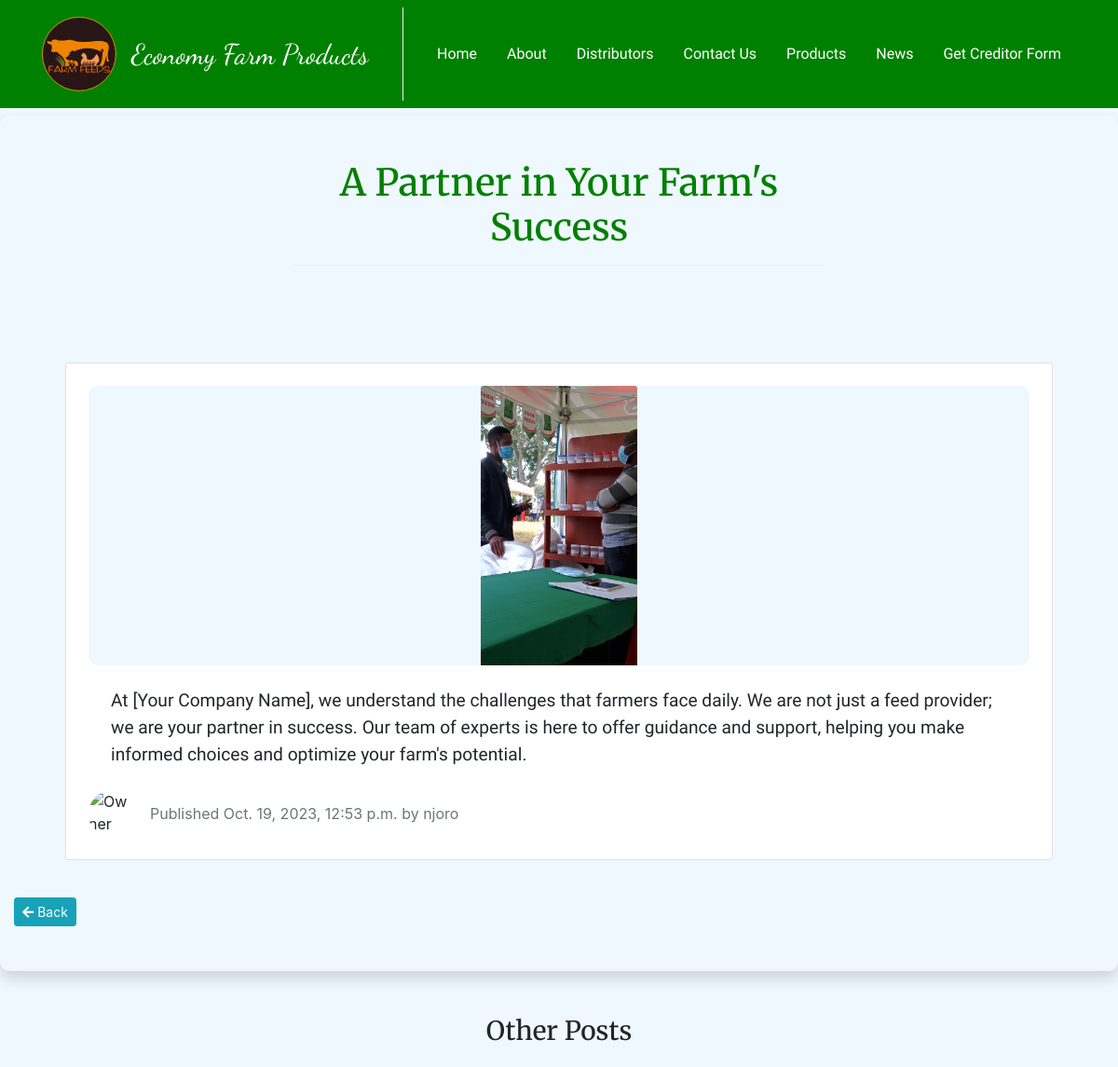
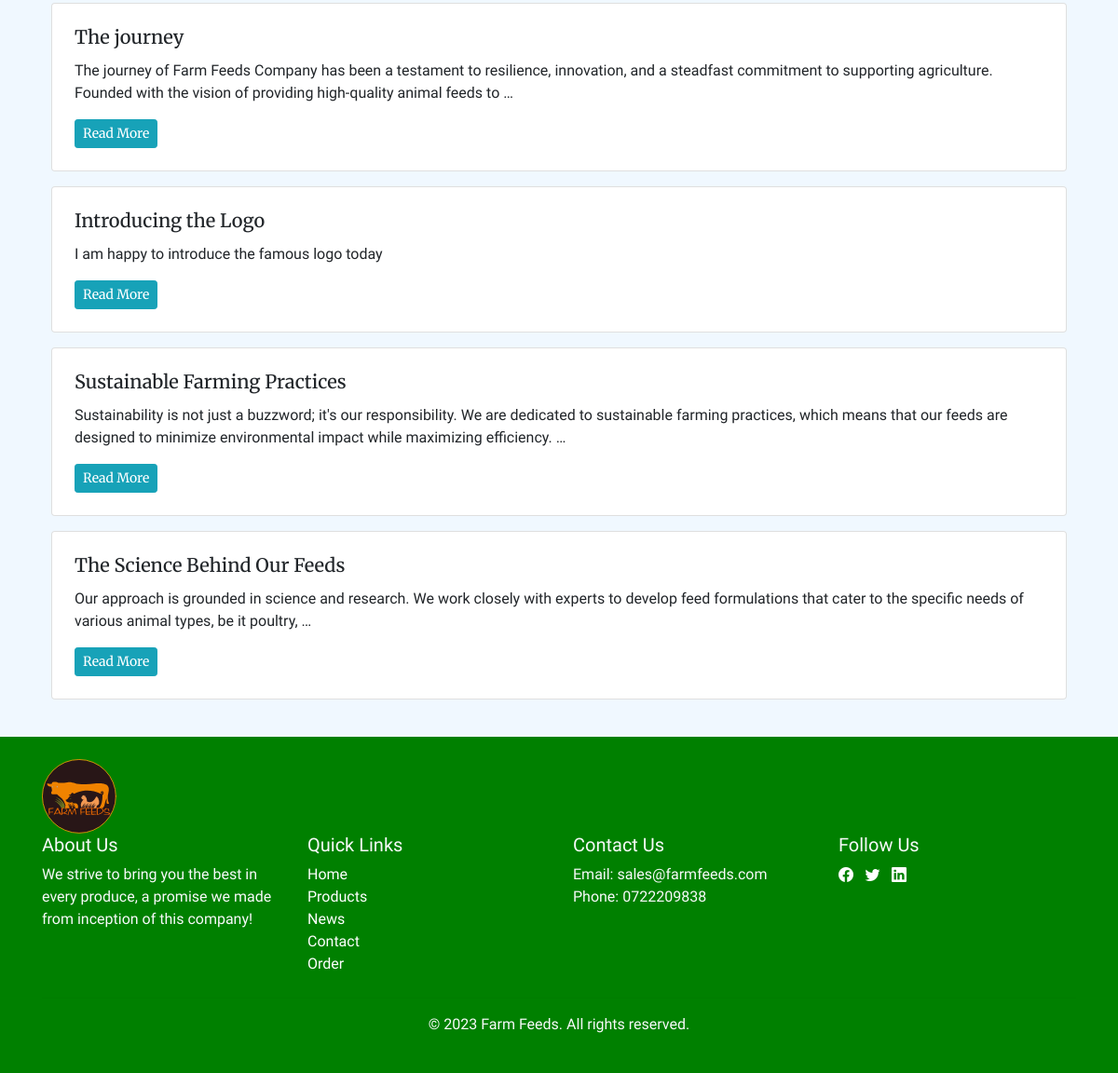
The page /blog/2023/10/19/a-partner-in-your-farms-success/ on the database its author committed (2 pictures, top to bottom).
### blog/models.py (models this page shows, shortened)
class Post(models.Model):
    STATUS_CHOICES = (
    ('draft', 'Draft'),
    ('published', 'Published'),
)
    image = models.ImageField(upload_to='blogspics/%y/%m/%d', blank=True)
    title = models.CharField(max_length=250)
    slug = models.SlugField(max_length=250,unique_for_date='publish')
    author = models.ForeignKey(User,on_delete=models.CASCADE,related_name='blog_posts')
    body = models.TextField()
    publish = models.DateTimeField(default=timezone.now)
    created = models.DateTimeField(auto_now_add=True)
    updated = models.DateTimeField(auto_now=True)
    status = models.CharField(max_length=10,choices=STATUS_CHOICES,default='draft')
    video = models.FileField(upload_to='blog_videos/', null=True, blank=True)
    class Meta:
        ordering = ('-publish',)
    def get_absolute_url(self):
        return reverse('blog:post_detail',args=[self.publish.year,self.publish.month,self.publish.day, self.slug])

### blog/views.py (the view)
# urls.py: path('<int:year>/<int:month>/<int:day>/<slug:post>/',views.post_detail,name='post_detail'),
def post_detail(request, year, month, day, post):
    post = get_object_or_404(Post, slug=post, status='published',
                             publish__year=year, publish__month=month, publish__day=day)
    '''get all post excpt the current post'''
    related_posts = Post.objects.all().exclude(id=post.id)[:4]
    return render(request, 'blog/post/detail.html', {'post': post, 'related_posts': related_posts})

### cart/context_processors.py (called while the page is built)
def cart(request):
    return {'cart': Cart(request)}

### blog/templates/blog/post/detail.html (shortened to what this page needs)
{% extends 'shop/base.html' %}
{% block content %}
  <div class="container-fluid py-4 py-xl-5 shadow shadow-2 my-2" style="background-color: aliceblue; border-radius: 10px">
    <div class="row mb-5">
      <div class="col-md-8 col-xl-6 text-center mx-auto">
        <h2 class="animate__animated animate__bounce" style="font-family: merriweather; font-size: 40px; color: green;">{{ post.title }}</h2>
        <hr />
      </div>
    </div>
    <div class="row gy-4 row-cols-1 row-cols-md-2 row-cols-xl-3 m-4">
      <div class="col">
        {% if post.image %}
          <div class="card m-3">
            <div class="card-body p-4">
              <div class="text-center" style="background-color: aliceblue; border-radius: 10px; overflow: hidden;">
                <img class="card-img-top d-block mx-auto fit-cover" style="max-height: 300px; width: auto;" src="{{ post.image.url }}" alt="{{ post.title }}" />
              </div>
              <p class="card-text m-4" style="font-family: arapey; font-size: larger;">{{ post.body }}</p>
              <div class="d-flex align-items-center">
                <img class="rounded-circle flex-shrink-0 me-3 fit-cover" width="50" height="50" src="https://cdn.bootstrapstudio.io/placeholders/1400x800.png" alt="Owner Image" />
                <div>
                  <p class="text-muted mb-0">Published {{ post.publish }} by {{ post.author }}</p>
                </div>
              </div>
            </div>
          </div>
        {% endif %}
      </div>
    </div>
    <a class="btn btn-info btn-sm" href="{% url 'blog:post_list' %}"><i class="fas fa-arrow-left"></i> Back</a>
  </div>
  <div class="row gy-4 row-cols-1 row-cols-md-2 row-cols-xl-3 m-4">
    <div class="col">
      <h3 class="mb-4 text-center" style="font-family: merriweather;">Other Posts</h3>
      {% for related_post in related_posts %}
        <div class="card m-3">
          <div class="card-body p-4">
            <h5 class="card-title" style="font-family: merriweather;">{{ related_post.title }}</h5>
            <p class="card-text" style="font-family: arapey;">{{ related_post.body|truncatewords:30 }}</p>
            <a href="{{ related_post.get_absolute_url }}" class="btn btn-info btn-sm" style="font-family: merriweather;">Read More</a>
          </div>
        </div>
      {% endfor %}
    </div>
  </div>
{% endblock %}

### shop/static/css/base.css (style rules this page uses)
body { margin: 0; padding: 0; }
h1, h2, h3, h4, h5, h6 { font-family: "Ubuntu", sans-serif; font-weight: normal; }
a { text-decoration: none; color: #5993bb; }

### shop/static/css/main.css (style rules this page uses)
body { font-family: Arial, sans-serif; }

### rows shown on the page
Post: title "A Partner in Your Farm's Success", image (picture), body "At [Your Company Name], we understand the challenges that farmers face daily. We are not just a feed provider; we are your partner in success. Our team of experts is here to offer guidance and support, helping you make informed choices and optimize your farm's potential.", publish "Oct. 19, 2023, 12:53 p.m.", author "njoro"
Post: title "The journey", body "The journey of Farm Feeds Company has been a testament to resilience, innovation, and a steadfast commitment to supporting agriculture. Founded with the vision of providing high-quality animal feeds to …"
Post: title "Introducing the Logo", body "I am happy to introduce the famous logo today"
Post: title "Sustainable Farming Practices", body "Sustainability is not just a buzzword; it's our responsibility. We are dedicated to sustainable farming practices, which means that our feeds are designed to minimize environmental impact while maximizing efficiency. …"
Post: title "The Science Behind Our Feeds", body "Our approach is grounded in science and research. We work closely with experts to develop feed formulations that cater to the specific needs of various animal types, be it poultry, …"
